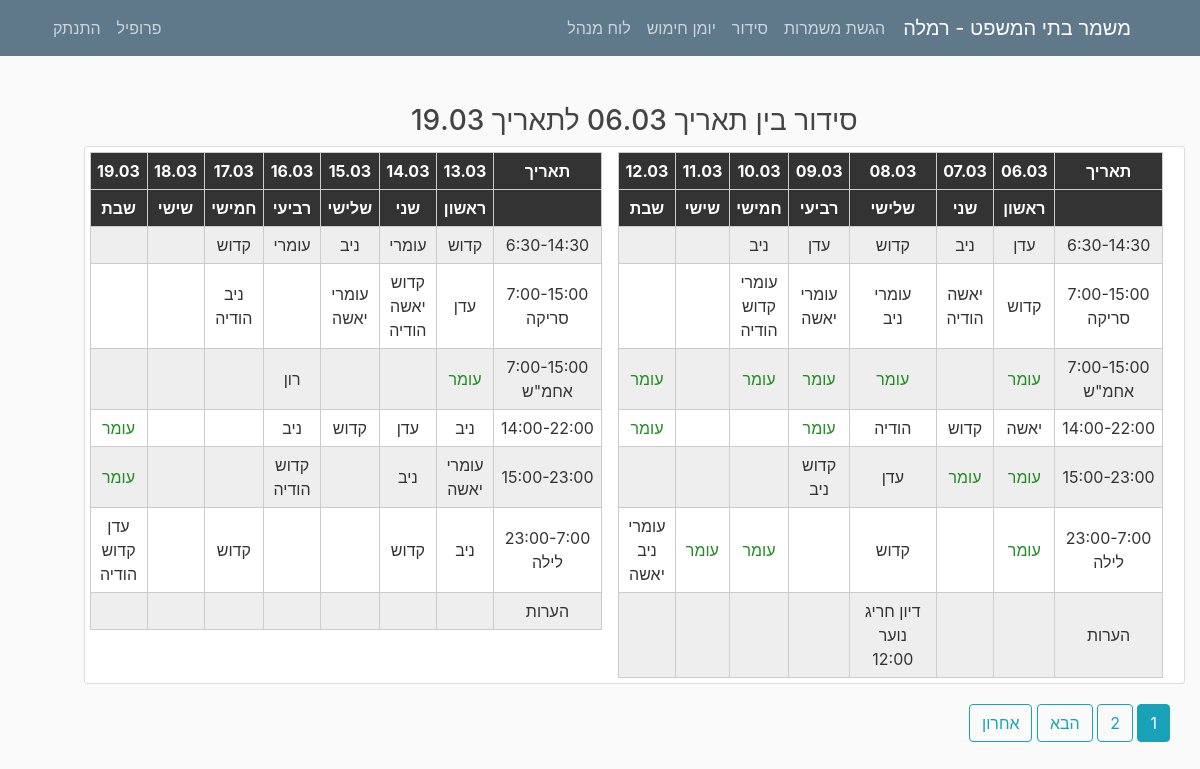
Screenshot of /organization/ (signed in) with the database file from the repository.
### mishmar/models.py (models this page shows, shortened)
class Settings(models.Model):
    submitting = models.BooleanField(default=True, verbose_name="ניתן להגיש/לשנות הגשות")
    pin_code = models.IntegerField(default=1234, verbose_name="קוד זיהוי")
    officer = models.CharField(max_length=20, verbose_name="קצין מתקן")
    city = models.CharField(max_length=100, verbose_name="עיר")
    max_seq0 = models.IntegerField(default=2, verbose_name="מספר רצפים מקסימלי לילה לצהריים")
    max_seq1 = models.IntegerField(default=2, verbose_name="מספר רצפים מקסימלי צהריים לבוקר")
    version = models.CharField(max_length=10, default="1.0", verbose_name="גרסה")
    friday_morning = models.BooleanField(default=False, verbose_name="שישי בוקר נחשב במינימום הגשות?", blank=True)
    friday_noon = models.BooleanField(default=False, verbose_name="שישי בצהריים נחשב במינימום הגשות?", blank=True)
    num_mags = models.PositiveIntegerField(default=3, verbose_name="מספר מחסניות")
    hand_cuffs = models.PositiveIntegerField(default=8, verbose_name="מספר אזיקים")
    num_mag_cases = models.PositiveIntegerField(default=8, verbose_name="מספר פונדות")
    num_gun_cases = models.PositiveIntegerField(default=8, verbose_name="מספר נרתיקים")

class Organization1(models.Model):
    date = models.DateField(default=timezone.now)
    num_weeks = models.IntegerField(default=2, blank=False)
    published = models.BooleanField(default=False, verbose_name="פרסום")
    weeks_data = JSONField()
    class Meta:
        verbose_name = "סידור עבודה"
        verbose_name_plural = "סידורי עבודה"

class OrganizationShift(models.Model):
    title = models.CharField(max_length=200, verbose_name="משמרת")
    index = models.IntegerField(default=1, verbose_name="מספר משמרת")
    shift_num = models.IntegerField(default=1, verbose_name="סוג משמרת")
    sub_title = models.CharField(max_length=200, verbose_name="כותרת משמרת", blank=True, null=True)
    opening = models.BooleanField(default=False, verbose_name="פתיחה", blank=True)
    manager = models.BooleanField(default=False, verbose_name="אחמש", blank=True)
    pull = models.BooleanField(default=False, verbose_name="משיכה", blank=True)
    class Meta:
        verbose_name = "משמרת מבנה סידור"
        verbose_name_plural = "משמרות מבנה סידור"

### users/models.py (models this page shows, shortened)
class UserSettings(models.Model):
    user = models.OneToOneField(User, on_delete=models.CASCADE)
    nickname = models.CharField(default="אין", max_length=20, verbose_name="כינוי", blank=True)
    night = models.IntegerField(default=0, verbose_name="לילה")
    sat_night = models.IntegerField(default=0, verbose_name="שישי לילה/מוצ\"ש")
    fri_noon = models.IntegerField(default=0, verbose_name="שישי צהריים")
    sat_morning = models.IntegerField(default=0, verbose_name="שבת בוקר/צהריים")
    image = models.TextField(default="", verbose_name="תמונה", blank=True)
    sat = models.BooleanField(default=False, verbose_name="עושה רק מוצ\"ש")
    language = models.CharField(default="hebrew", max_length=30, verbose_name="שפה")
    class Meta:
        verbose_name = "הגדרות משתמש"
        verbose_name_plural = "הגדרות משתמשים"

### mishmar/views.py (the view)
# urls.py: path("organization/", OrganizationListView.as_view(), name="Organization"),
class OrganizationListView(LoginRequiredMixin, ListView):
    model = Organization
    template_name = "mishmar/organizations_list.html"
    context_object_name = "organizations"
    ordering = ["-date"]
    paginate_by = 1
    def get_context_data(self, **kwargs):
        ctx = super(OrganizationListView, self).get_context_data(**kwargs)
        shifts = OrganizationShift.objects.all().order_by('shift_num', 'index')
        ctx["shifts"] = shifts
        return ctx

### mishmar/views.py (called while the page is built)
@register.filter
def check_user(shift, user):
    user_settings = USettings.objects.get(user=user)
    split = shift.replace("\r", "\n").split("\n")
    for s in split:
        s = s.replace(" ", "")
        if s == user_settings.nickname:
            return True
    return False

@register.filter
def check_keys(key, dictionary):
    for i in range(1, 8):
        if f'{i}@{key.id}' in dictionary.keys():
            return True
    return False

@register.filter
def get_week_shift(shift, week):
    shifts = []
    for i in range(1, 8):
        if f'{i}@{shift.id}' in week.keys():
            shifts.append(week[f'{i}@{shift.id}'])
        else:
            break
    return shifts

@register.filter
def get_city(string):
    settings = Settings.objects.all().first()
    return settings.city

@register.filter
def isStaff(user):
    return user.groups.filter(name='staff').exists()

@register.filter
def getmonth(month):
    letter = month.lower()[0]
    if (letter >= 'a' and letter <= 'z'):
        return month
    else:
        months_he = ["ינו", "פבר", "מרץ", "אפר", "מאי", "יונ", "יול", "אוג", "ספט", "אוק", "נוב", "דצמ"]
        months = ["jan", "feb", "mar", "apr", "may", "jun", "jul", "aug", "sep", "oct", "nov", "dec"]
        return months[months_he.index(month)]

@register.filter
def getday(string):
    letter = datetime.datetime.now().strftime("%b").lower()[0]
    if (letter >= 'a' and letter <= 'z'):
        return datetime.datetime.now()
    return datetime.datetime.now()

@register.filter(name="translate_text")
def translate_text(text, user, from_language="hebrew"):
    if user.is_authenticated:
        user_settings = USettings.objects.all().filter(user=user).first()
        if from_language != user_settings.language:
            langs_dict = GoogleTranslator.get_supported_languages(as_dict=True)
            translator = GoogleTranslator(source='auto', target=langs_dict[user_settings.language])
            return translator.translate(text).capitalize()
    return text

@register.filter
def get_base_string(user, num):
    return translate_text(base_strings[int(num)], user, "hebrew")

@register.filter
def clip_days(days, num_week):
    new_days = []
    for i in range(num_week * 7, num_week * 7 + 7):
        new_days.append(days[i])
    return new_days

@register.filter
def get_days(organization):
    days = []
    for x in range(organization.num_weeks * 7):
        days.append(organization.date + datetime.timedelta(days=x))
    return days

### mishmar/templates/mishmar/organizations_list.html (shortened to what this page needs)
{% extends "mishmar/base.html" %}
{% block content %}
{% if request.user.username != 'metagber' %}
    {% for organization in organizations %}
        <h3 style="align-items: center">סידור בין תאריך {{ organization|get_days|first|date:"d.m" }} לתאריך {{ organization|get_days|last|date:"d.m" }}</h3>
        {% if organization.published or organization|get_num_organization != 0 %}
        <div class="content-section row">
            {% for week in organization|get_weeks %}
                <div style="margin-right: 1em">
        <table class="responsive-table-input-matrix" style="align-items: center; margin-left: 10px">
                <thead>
                <tr>
                    <th>תאריך</th>
                    {% for day in organization|get_days|clip_days:forloop.counter0 %}
                        <th>{{ day|date:"d.m" }}</th>
                        {% endfor %}
                </tr>
                <tr>
                    <th></th>
                    <th>ראשון</th>
                    <th>שני</th>
                    <th>שלישי</th>
                    <th>רביעי</th>
                    <th>חמישי</th>
                    <th>שישי</th>
                    <th>שבת</th>
                </tr>
                </thead>
                <tbody>
                {% for key in shifts %}
                {% if key|check_keys:week %}
                <tr style="align-content: end">
                    <td>{{ key.title }} <br> {% if key.sub_title != None %} {{key.sub_title}} {%endif %}</td>
                    {% for shift in key|get_week_shift:week %}
                    <td class="tableA" {% if shift|check_user:request.user %} style="color: #228B22;" {% endif %}>{{shift}}</td>
                    {% endfor %}
                </tr>
                {% endif %}
                {% endfor %}
                </tbody>
            </table>
                    </div>
                {% endfor %}
            </div>
        {% else %}
        <h3 style="margin-top: 10px">עדיין לא פורסם סידור</h3>
        {% endif %}
            {% endfor %}
    {% if is_paginated %}
      {% for num in page_obj.paginator.page_range %}
        {% if page_obj.number == num %}
          <a class="btn btn-info mb-4" href="?page={{ num }}">{{ num }}</a>
        {% elif num > page_obj.number|add:'-3' and num < page_obj.number|add:'3' %}
          <a class="btn btn-outline-info mb-4" href="?page={{ num }}">{{ num }}</a>
        {% endif %}
      {% endfor %}
      {% if page_obj.has_next %}
        <a class="btn btn-outline-info mb-4" href="?page={{ page_obj.next_page_number }}">הבא</a>
        <a class="btn btn-outline-info mb-4" href="?page={{ page_obj.paginator.num_pages }}">אחרון</a>
      {% endif %}
    {% endif %}
{% endif %}
{% endblock content %}

### mishmar/templates/mishmar/base.html (shortened to what this page needs)
{% load static %}
<!DOCTYPE html>
<html dir = rtl>
<head>
    <link rel="stylesheet" href="https://maxcdn.bootstrapcdn.com/bootstrap/4.0.0/css/bootstrap.min.css">
    <link rel="stylesheet" type="text/css" href="{% static 'mishmar/main.css' %}">
    <link rel="stylesheet" type="text/css" href="{% static 'mishmar/matrix.css' %}">
    <link rel="stylesheet" type="text/css" href="{% static 'mishmar/neon.css' %}">
</head>
<body>
    <header class="site-header">
      <nav class="navbar navbar-expand-md navbar-dark bg-steel fixed-top">
        <div class="container">
          <a class="navbar-brand mr-4" style="margin-left: 0.5em" href="{% url 'Home' %}">משמר בתי המשפט - {{ ""|get_city }}</a>
          <div class="collapse navbar-collapse" id="navbarToggle">
            <div class="navbar-nav ">
              {% if request.user.is_authenticated %}
              {% if request.user.username != 'metagber' %}
              <a class="nav-item nav-link" href="{% url 'Serve' %}">{{ request.user|get_base_string:"1" }}</a>
                <a  class="nav-item nav-link" href="{% url 'Organization' %}">{{ request.user|get_base_string:"2" }}</a>
                {% endif %}
                <a  class="nav-item nav-link" href="{% url 'armingday' year='today'|getday|date:'Y' month='today'|getday|date:'b'|getmonth day='today'|getday|date:'d' %}">יומן חימוש</a>
                {% endif %}
                {% if request.user|isStaff %}
                    <a  class="nav-item nav-link" href="{% url 'staff-panel' %}">לוח מנהל</a>
                {% endif %}
            </div>
            <div class="navbar-nav mr-auto">
                {% if request.user.is_authenticated %}
                {% if request.user.username != 'metagber' %}
                    <a class="nav-item nav-link" href="{% url 'profile' %}">{{ request.user|get_base_string:"6" }}</a>
                    {% endif %}
                    <a class="nav-item nav-link" href="{% url 'logout' %}">{{ request.user|get_base_string:"7" }}</a>
                 {% else %}
                    <a class="nav-item nav-link" href="{% url 'login' %}">{{ request.user|get_base_string:"8" }}</a>
                    <a class="nav-item nav-link" href="{% url 'register' %}">{{ request.user|get_base_string:"9" }}</a>
                {% endif %}
            </div>
          </div>
        </div>
      </nav>
    </header>
    <main role="main" class="container">
      <div class="row" dir="rtl">
        <div>
          {% block content %}{% endblock %}
        </div>
      </div>
    </main>
</body>
</html>

### mishmar/static/mishmar/main.css (style rules this page uses)
body { background: #fafafa; color: #333333; margin-top: 5rem; padding: 1.5em; direction: rtl; text-align: right; }
h1, h2, h3, h4, h5, h6 { color: #444444; direction: rtl; text-align: center; }
.bg-steel { background-color: #5f788a; }
.site-header .navbar-nav .nav-link { color: #cbd5db; }
.content-section { background: #ffffff; padding: 5px 5px; border: 1px solid #dddddd; border-radius: 3px; margin-bottom: 20px; direction: rtl; text-align: center; }

### mishmar/static/mishmar/matrix.css (style rules this page uses)
table { width: 100%; border-collapse: collapse; }
tr:nth-of-type(odd) { background: #eee; }
th { background: #333; color: white; font-weight: bold; }
td, th { padding: 6px; border: 1px solid #ccc; text-align: center; white-space: pre-line; }
.tableA { max-width: 85px; }

### rows the page displays
Settings: city "רמלה"
Organization1: num_weeks+date "19.03", organization "06.03" "07.03" "08.03" "09.03" "10.03" "11.03" "12.03" "13.03" "14.03" "15.03" "16.03" "17.03" "18.03" "19.03", published True (drawn)
OrganizationShift: title "6:30-14:30", key "עדן" "ניב" "קדוש" "עדן" "ניב" "קדוש" "עומרי" "ניב" "עומרי" "קדוש"
OrganizationShift: title "7:00-15:00", sub_title "סריקה", key "קדוש" "יאשה הודיה" "עומרי ניב" "עומרי יאשה" "עומרי קדוש הודיה" "עדן" "קדוש יאשה הודיה" "עומרי יאשה" "ניב הודיה"
OrganizationShift: title "7:00-15:00", sub_title "אחמ\"ש", key "עומר" "עומר" "עומר" "עומר" "עומר" "עומר" "רון"
OrganizationShift: title "14:00-22:00", key "יאשה" "קדוש" "הודיה" "עומר" "עומר" "ניב" "עדן" "קדוש" "ניב" "עומר"
OrganizationShift: title "15:00-23:00", key "עומר" "עומר" "עדן" "קדוש ניב" "עומרי יאשה" "ניב" "קדוש הודיה" "עומר"
OrganizationShift: title "23:00-7:00", sub_title "לילה", key "עומר" "קדוש" "עומר" "עומר" "עומרי ניב יאשה" "ניב" "קדוש" "קדוש" "עדן קדוש הודיה"
OrganizationShift: title "הערות", key "דיון חריג נוער 12:00"

### other values shown
{{ request.user|get_base_string:"1" }} "הגשת משמרות"
{{ request.user|get_base_string:"2" }} "סידור"
{{ request.user|get_base_string:"6" }} "פרופיל"
{{ request.user|get_base_string:"7" }} "התנתק"
{{ num }} "1"
{{ num }} "2"
